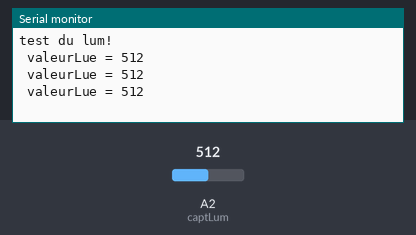
Bench run of a sketch on a simulated Arduino Uno, built with avr-gcc and run on an emulated ATmega328P. Shown: the last lines printed to the serial monitor. The inputs (shaded band) are chosen by the test bench; at power-on: A2 (captLum) = 512.

Above: at 1.3 s.
1.4 s: A2 (captLum) set to 716
At 1.9 s:
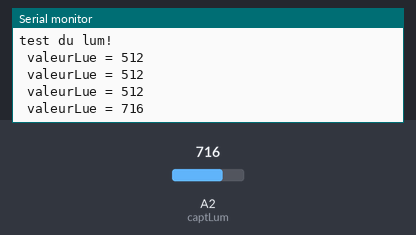
2.9 s: A2 (captLum) set to 900
At 3.4 s:
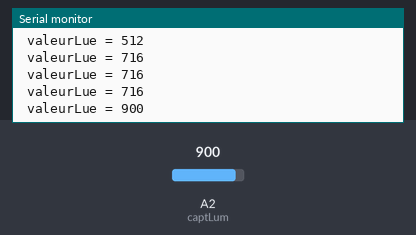
Timing chart, 0 to 5.9 s (numbered marks = the images above; inputs shaded):
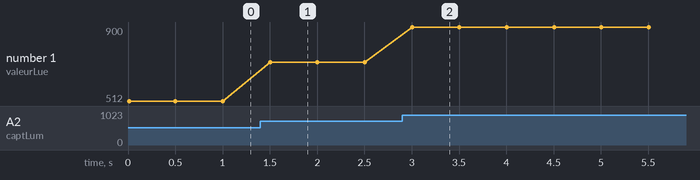

Measured:
- after the input at 1.4 s, the serial monitor: prints a new line after 0.10 s (image 1)
- after the input at 2.9 s, the serial monitor: prints a new line after 0.10 s (image 2)
- plotted number 1: 512 → 716 after the input at 1.4 s, 716 → 900 after the input at 2.9 s

The sketch:

test_LUm.ino
```cpp
int captLum = A2; //declaration du pin du capteur
int valeurLue;

void setup() {
  // put your setup code here, to run once:
  Serial.begin(9600);            // Mise en place de bibliothèque série à 9600 bps
  Serial.println( "test du lum!" );

  pinMode(captLum,INPUT); //declaration du capteur comme entrée LUM
}

void loop() {
  // put your main code here, to run repeatedly:
  valeurLue = analogRead(captLum);
  Serial.print("\n valeurLue = ");
  Serial.println(valeurLue);
  delay(500);

}
```
